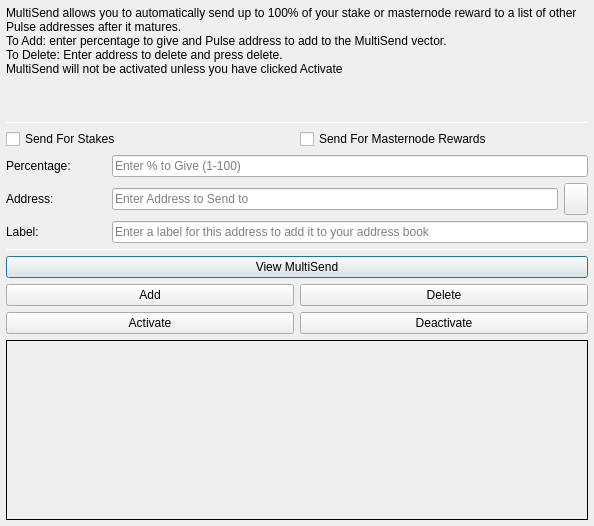
<?xml version="1.0" encoding="UTF-8"?>
<ui version="4.0">
 <class>MultiSendDialog</class>
 <widget class="QDialog" name="MultiSendDialog">
  <property name="windowModality">
   <enum>Qt::NonModal</enum>
  </property>
  <property name="geometry">
   <rect>
    <x>0</x>
    <y>0</y>
    <width>594</width>
    <height>526</height>
   </rect>
  </property>
  <property name="windowTitle">
   <string>MultiSend</string>
  </property>
  <layout class="QVBoxLayout" name="verticalLayout" stretch="0">
   <property name="leftMargin">
    <number>6</number>
   </property>
   <property name="topMargin">
    <number>6</number>
   </property>
   <property name="rightMargin">
    <number>6</number>
   </property>
   <property name="bottomMargin">
    <number>6</number>
   </property>
   <item>
    <layout class="QVBoxLayout" name="verticalLayout_Main" stretch="1,1,1,0,1,1,1">
     <item>
      <widget class="QLabel" name="label_2">
       <property name="lineWidth">
        <number>1</number>
       </property>
       <property name="text">
        <string>MultiSend allows you to automatically send up to 100% of your stake or masternode reward to a list of other Pulse addresses after it matures.
To Add: enter percentage to give and Pulse address to add to the MultiSend vector.
To Delete: Enter address to delete and press delete.
MultiSend will not be activated unless you have clicked Activate</string>
       </property>
       <property name="alignment">
        <set>Qt::AlignLeading|Qt::AlignLeft|Qt::AlignTop</set>
       </property>
       <property name="wordWrap">
        <bool>true</bool>
       </property>
      </widget>
     </item>
     <item>
      <widget class="Line" name="line">
       <property name="minimumSize">
        <size>
         <width>0</width>
         <height>1</height>
        </size>
       </property>
       <property name="maximumSize">
        <size>
         <width>16777215</width>
         <height>1</height>
        </size>
       </property>
       <property name="orientation">
        <enum>Qt::Horizontal</enum>
       </property>
      </widget>
     </item>
     <item>
      <layout class="QVBoxLayout" name="verticalLayout_Settings">
       <item>
        <layout class="QHBoxLayout" name="horizontalLayout">
         <item>
          <widget class="QCheckBox" name="multiSendStakeCheckBox">
           <property name="text">
            <string>Send For Stakes</string>
           </property>
          </widget>
         </item>
         <item>
          <widget class="QCheckBox" name="multiSendMasternodeCheckBox">
           <property name="text">
            <string>Send For Masternode Rewards</string>
           </property>
          </widget>
         </item>
        </layout>
       </item>
       <item>
        <layout class="QHBoxLayout" name="horizontalLayout_6">
         <item>
          <widget class="QLabel" name="label">
           <property name="minimumSize">
            <size>
             <width>100</width>
             <height>0</height>
            </size>
           </property>
           <property name="toolTip">
            <string>Percentage of stake to send</string>
           </property>
           <property name="text">
            <string>Percentage:</string>
           </property>
          </widget>
         </item>
         <item>
          <widget class="QLineEdit" name="multiSendPercentEdit">
           <property name="toolTip">
            <string>Enter whole numbers 1 - 100</string>
           </property>
           <property name="placeholderText">
            <string>Enter % to Give (1-100)</string>
           </property>
          </widget>
         </item>
        </layout>
       </item>
       <item>
        <layout class="QHBoxLayout" name="horizontalLayout_7">
         <item>
          <widget class="QLabel" name="label_5">
           <property name="minimumSize">
            <size>
             <width>100</width>
             <height>0</height>
            </size>
           </property>
           <property name="toolTip">
            <string>Address to send portion of stake to</string>
           </property>
           <property name="text">
            <string>Address:</string>
           </property>
          </widget>
         </item>
         <item>
          <widget class="QLineEdit" name="multiSendAddressEdit">
           <property name="toolTip">
            <string/>
           </property>
           <property name="placeholderText">
            <string>Enter Address to Send to</string>
           </property>
          </widget>
         </item>
         <item>
          <widget class="QToolButton" name="addressBookButton">
           <property name="maximumSize">
            <size>
             <width>16777215</width>
             <height>32</height>
            </size>
           </property>
           <property name="toolTip">
            <string>Choose an address from the address book</string>
           </property>
           <property name="text">
            <string/>
           </property>
           <property name="icon">
            <iconset resource="../pulse.qrc">
             <normaloff>:/icons/address-book</normaloff>:/icons/address-book</iconset>
           </property>
           <property name="shortcut">
            <string>Alt+A</string>
           </property>
          </widget>
         </item>
        </layout>
       </item>
      </layout>
     </item>
     <item>
      <layout class="QHBoxLayout" name="horizontalLayout_3">
       <item>
        <widget class="QLabel" name="label_3">
         <property name="minimumSize">
          <size>
           <width>100</width>
           <height>0</height>
          </size>
         </property>
         <property name="text">
          <string>Label:</string>
         </property>
        </widget>
       </item>
       <item>
        <widget class="QLineEdit" name="labelAddressLabelEdit">
         <property name="placeholderText">
          <string>Enter a label for this address to add it to your address book</string>
         </property>
        </widget>
       </item>
      </layout>
     </item>
     <item>
      <widget class="Line" name="line_2">
       <property name="minimumSize">
        <size>
         <width>0</width>
         <height>1</height>
        </size>
       </property>
       <property name="maximumSize">
        <size>
         <width>16777215</width>
         <height>1</height>
        </size>
       </property>
       <property name="orientation">
        <enum>Qt::Horizontal</enum>
       </property>
      </widget>
     </item>
     <item>
      <layout class="QVBoxLayout" name="verticalLayout_Buttons">
       <item>
        <layout class="QHBoxLayout" name="horizontalLayout_4">
         <item>
          <widget class="QPushButton" name="viewButton">
           <property name="toolTip">
            <string/>
           </property>
           <property name="statusTip">
            <string>View MultiSend Vector</string>
           </property>
           <property name="text">
            <string>View MultiSend</string>
           </property>
          </widget>
         </item>
        </layout>
       </item>
       <item>
        <layout class="QHBoxLayout" name="horizontalLayout_2">
         <item>
          <widget class="QPushButton" name="addButton">
           <property name="toolTip">
            <string/>
           </property>
           <property name="statusTip">
            <string>Add to MultiSend Vector</string>
           </property>
           <property name="text">
            <string>Add</string>
           </property>
          </widget>
         </item>
         <item>
          <widget class="QPushButton" name="deleteButton">
           <property name="toolTip">
            <string/>
           </property>
           <property name="statusTip">
            <string>Delete Address From MultiSend Vector</string>
           </property>
           <property name="text">
            <string>Delete</string>
           </property>
          </widget>
         </item>
        </layout>
       </item>
       <item>
        <layout class="QHBoxLayout" name="horizontalLayout_5">
         <item>
          <widget class="QPushButton" name="activateButton">
           <property name="statusTip">
            <string>Activate MultiSend</string>
           </property>
           <property name="text">
            <string>Activate</string>
           </property>
          </widget>
         </item>
         <item>
          <widget class="QPushButton" name="disableButton">
           <property name="statusTip">
            <string>Deactivate MultiSend</string>
           </property>
           <property name="text">
            <string>Deactivate</string>
           </property>
          </widget>
         </item>
        </layout>
       </item>
      </layout>
     </item>
     <item>
      <widget class="QLabel" name="message">
       <property name="minimumSize">
        <size>
         <width>0</width>
         <height>180</height>
        </size>
       </property>
       <property name="frameShape">
        <enum>QFrame::Panel</enum>
       </property>
       <property name="frameShadow">
        <enum>QFrame::Plain</enum>
       </property>
       <property name="lineWidth">
        <number>1</number>
       </property>
       <property name="midLineWidth">
        <number>1</number>
       </property>
       <property name="text">
        <string/>
       </property>
       <property name="alignment">
        <set>Qt::AlignLeading|Qt::AlignLeft|Qt::AlignTop</set>
       </property>
       <property name="wordWrap">
        <bool>true</bool>
       </property>
      </widget>
     </item>
    </layout>
   </item>
  </layout>
 </widget>
 <resources>
  <include location="../pulse.qrc"/>
 </resources>
 <connections/>
</ui>
